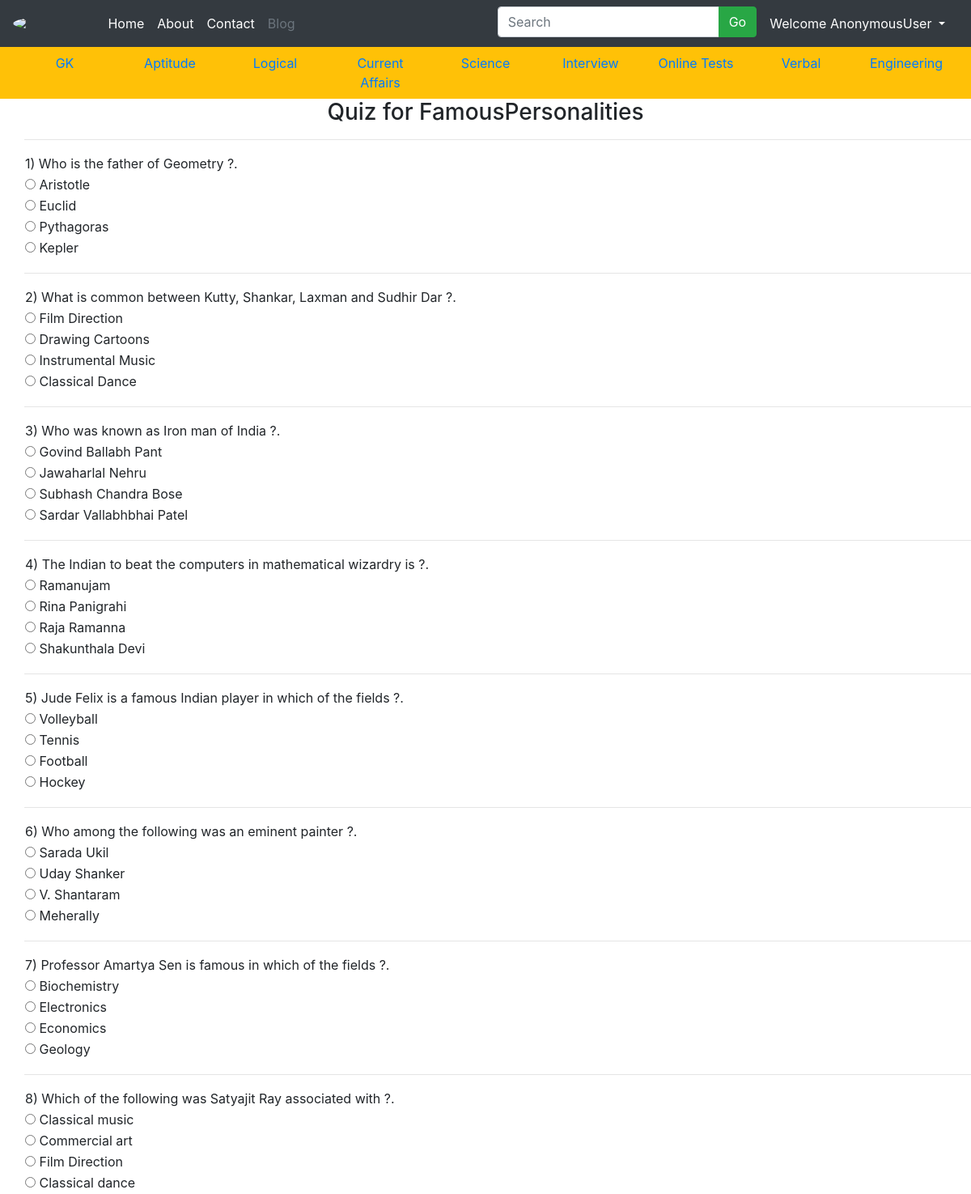
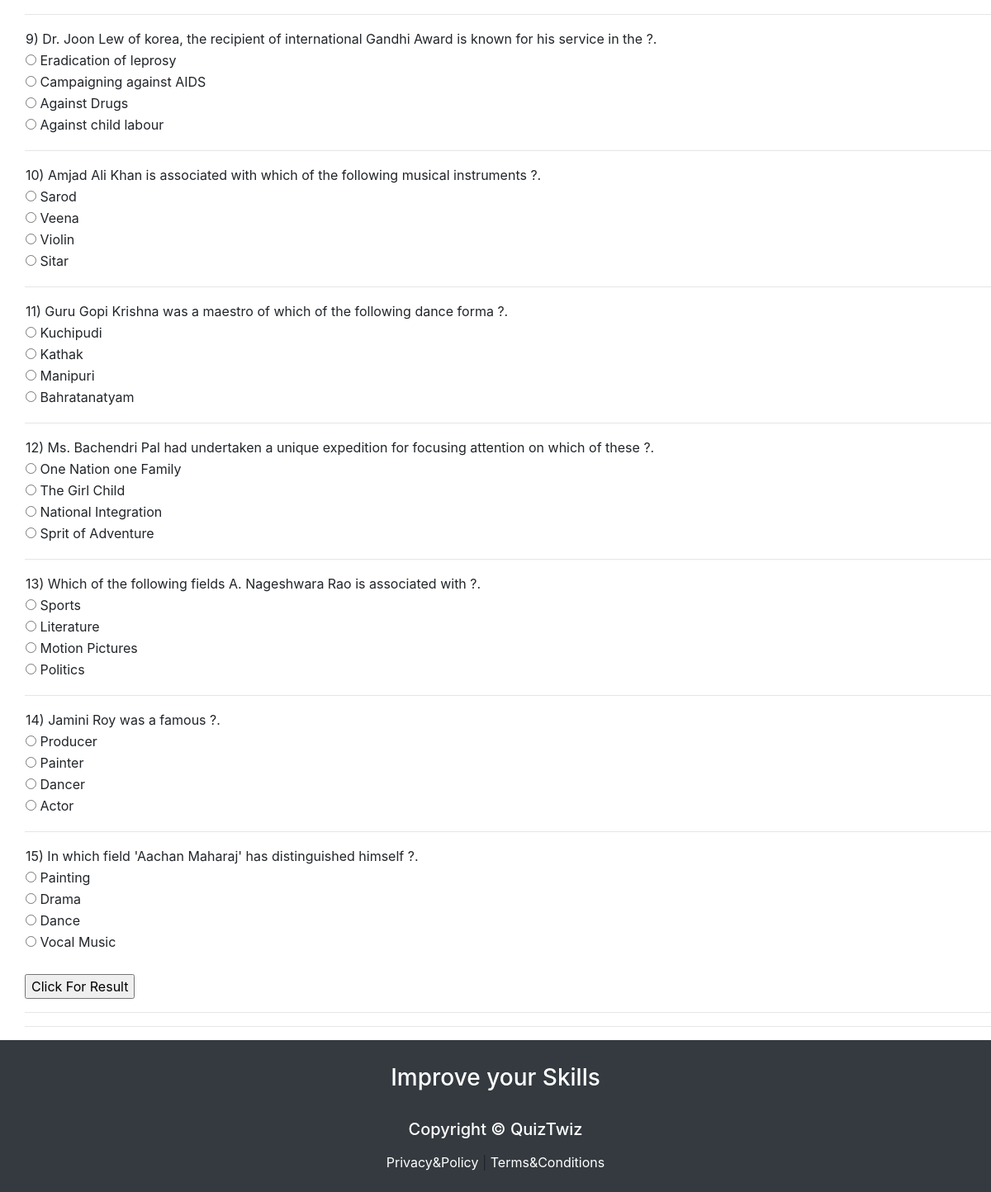
/famousPersonalities, run on the app's committed database (2 pictures, top to bottom).
### QuizApp/models.py (models this page shows, shortened)
class FamousPersonalities(models.Model):
    Question = models.CharField(max_length=250)
    option1 = models.CharField(max_length=100)
    option2 = models.CharField(max_length=100)
    option3 = models.CharField(max_length=100)
    option4 = models.CharField(max_length=100)
    correctans = models.CharField(max_length=100)

### QuizApp/views.py (the view)
# urls.py: path('famousPersonalities',views.famousPersonalities, name='FamousPersonalities'),
def famousPersonalities(request):
    results = FamousPersonalities.objects.all()
    return render(request,'FamousPersonalities.html',{'FamousPersonalities':results})

### Templates/FamousPersonalities.html (shortened to what this page needs)
{% extends 'base.html' %}
{% block body %}
<center>
    <h3>Quiz for FamousPersonalities</h3>
</center>
<div style="padding-left:30px">
    {%for result in FamousPersonalities%}
        <table>
            <tr>
                <td>{{result.Question}} ?.</td>
            </tr>
            <tr>
                <td><input type="radio" id="option1" class="rb" name="{{result.Question}}" value="{{result.option1}}"> {{result.option1}}</td>
            </tr>
            <tr>
                <td><input type="radio" id="option2" class="rb" name="{{result.Question}}" value="{{result.option2}}"> {{result.option2}}</td>
            </tr>
            <tr>
                <td><input type="radio" id="option3" class="rb" name="{{result.Question}}" value="{{result.option3}}"> {{result.option3}}</td>
            </tr>
            <tr>
                <td><input type="radio" id="option4" class="rb" name="{{result.Question}}" value="{{result.option4}}"> {{result.option4}}</td>
            </tr>
            <tr>
                <td><lable id="correctans" class="rb" style="display:none; color:green;"><b>The Correct Answer Is :{{result.correctans}}</b></lable></td>
            </tr>
            <hr>
        </table>
    {% endfor %}
    <br>
    <input type="submit" value="Click For Result" id="but1" onclick="getanswers();"/>
    <hr/>
    <hr>
</div>
{% endblock body %}

### data on the page
FamousPersonalities: Question "1) Who is the father of Geometry", option1 "Aristotle", option2 "Euclid", option3 "Pythagoras", option4 "Kepler"
FamousPersonalities: Question "2) What is common between Kutty, Shankar, Laxman and Sudhir Dar", option1 "Film Direction", option2 "Drawing Cartoons", option3 "Instrumental Music", option4 "Classical Dance"
FamousPersonalities: Question "3) Who was known as Iron man of India", option1 "Govind Ballabh Pant", option2 "Jawaharlal Nehru", option3 "Subhash Chandra Bose", option4 "Sardar Vallabhbhai Patel"
FamousPersonalities: Question "4) The Indian to beat the computers in mathematical wizardry is", option1 "Ramanujam", option2 "Rina Panigrahi", option3 "Raja Ramanna", option4 "Shakunthala Devi"
FamousPersonalities: Question "5) Jude Felix is a famous Indian player in which of the fields", option1 "Volleyball", option2 "Tennis", option3 "Football", option4 "Hockey"
FamousPersonalities: Question "6) Who among the following was an eminent painter", option1 "Sarada Ukil", option2 "Uday Shanker", option3 "V. Shantaram", option4 "Meherally"
FamousPersonalities: Question "7) Professor Amartya Sen is famous in which of the fields", option1 "Biochemistry", option2 "Electronics", option3 "Economics", option4 "Geology"
FamousPersonalities: Question "8) Which of the following was Satyajit Ray associated with", option1 "Classical music", option2 "Commercial art", option3 "Film Direction", option4 "Classical dance"
FamousPersonalities: Question "9) Dr. Joon Lew of korea, the recipient of international Gandhi Award is known for his service in the", option1 "Eradication of leprosy", option2 "Campaigning against AIDS", option3 "Against Drugs", option4 "Against child labour"
FamousPersonalities: Question "10) Amjad Ali Khan is associated with which of the following musical instruments", option1 "Sarod", option2 "Veena", option3 "Violin", option4 "Sitar"
FamousPersonalities: Question "11) Guru Gopi Krishna was a maestro of which of the following dance forma", option1 "Kuchipudi", option2 "Kathak", option3 "Manipuri", option4 "Bahratanatyam"
FamousPersonalities: Question "12) Ms. Bachendri Pal had undertaken a unique expedition for focusing attention on which of these", option1 "One Nation one Family", option2 "The Girl Child", option3 "National Integration", option4 "Sprit of Adventure"
FamousPersonalities: Question "13) Which of the following fields A. Nageshwara Rao is associated with", option1 "Sports", option2 "Literature", option3 "Motion Pictures", option4 "Politics"
FamousPersonalities: Question "14) Jamini Roy was a famous", option1 "Producer", option2 "Painter", option3 "Dancer", option4 "Actor"
FamousPersonalities: Question "15) In which field 'Aachan Maharaj' has distinguished himself", option1 "Painting", option2 "Drama", option3 "Dance", option4 "Vocal Music"

### other printed values
{{ request.user }} "AnonymousUser"
